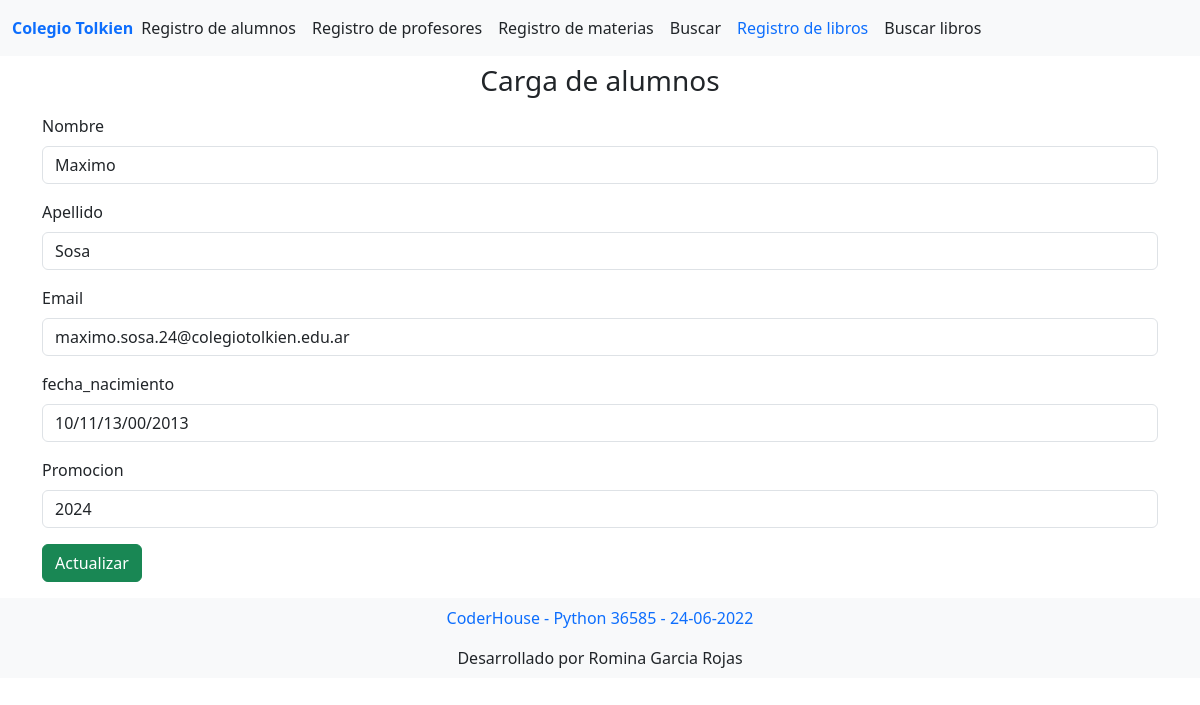
The page /actualizar/6 on the database as committed earlier.
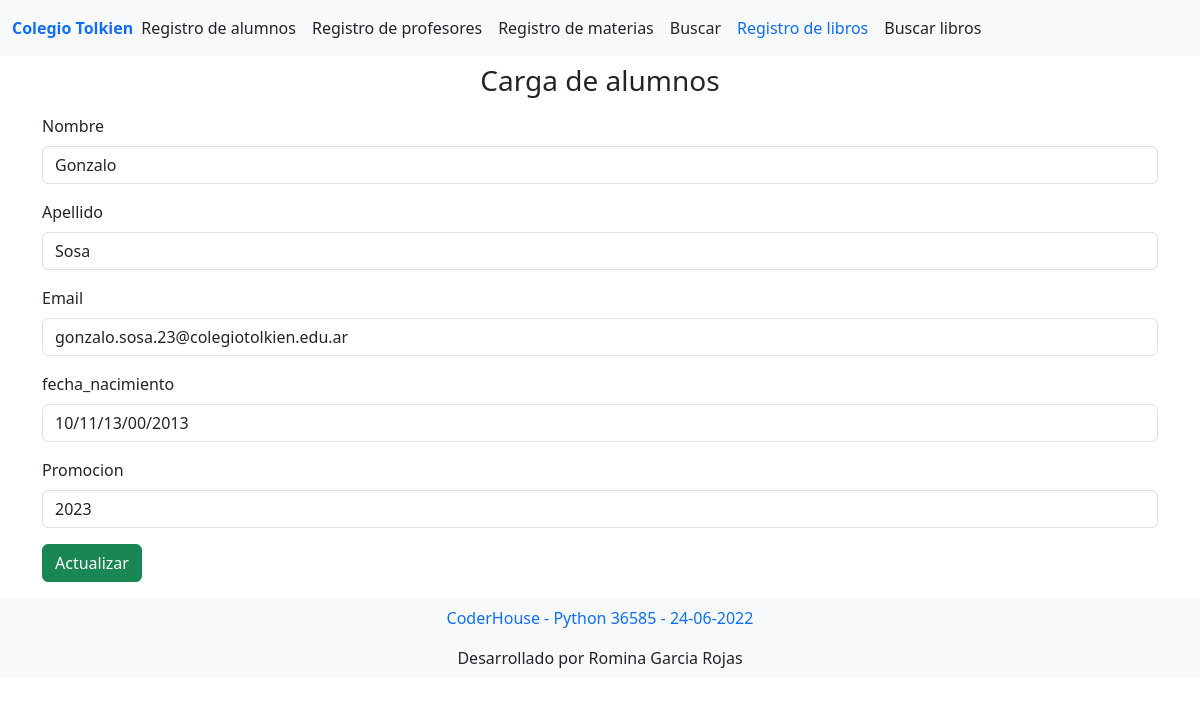
The same page on the database as committed later.
### alumnos/models.py (models this page shows)
class Persona(models.Model):
    nombre = models.CharField(max_length=100)
    apellido = models.CharField(max_length=100)
    email = models.CharField(max_length=100)
    fecha_nacimiento = models.DateField()
    promocion = models.IntegerField()

### alumnos/views.py (the view, shortened to what this page needs)
# urls.py: path('actualizar/', views.actualizar, name="actualizar_action"),
def actualizar(request, identificador=''):
    if request.method == "GET":
        persona = get_object_or_404(Persona, pk=int(identificador))
        initial = {
            "id": persona.id,
            "nombre": persona.nombre,
            "apellido": persona.apellido,
            "email": persona.email,
            "fecha_nacimiento": persona.fecha_nacimiento.strftime("%D/%M/%Y"),
            "promocion": persona.promocion,
        }
        form_actualizar = ActualizarPersonaForm(initial=initial)
        return render(request, 'alumnos/form_carga.html', {'form': form_actualizar, 'actualizar': True})

### alumnos/forms.py
class ActualizarPersonaForm(PersonaForm):
    id = forms.IntegerField(widget = forms.HiddenInput())

### alumnos/templates/alumnos/form_carga.html (shortened to what this page needs)
{% extends "alumnos/index.html" %}
{% load bootstrap5 %}
{% block cuerpo %}
<div class="container">
   <div class="row">
     <div class="col">
      <h3 class="py-2 text-dark text-center">Carga de alumnos</h3>
     </div>
     </div>
     <div class="row">
     <div class="col">
        {% if actualizar %}
          <form action="{% url  'actualizar_action' %}" method="post">
        {% else %}
          <form action="{% url  'agregar'%}" method="post">
        {% endif %}
         {% bootstrap_form form %}
         {% if actualizar %}
         {% bootstrap_button "Actualizar" button_type="submit" button_class="btn-success" href=actualizar_url %}
       {% endif %}
      </form>
     </div>
   </div>
 </div>
{% endblock %}

Rows that differ between the two databases and show on the page:
changed Persona "Sosa": nombre "Maximo" → "Gonzalo"; email "maximo.sosa.24@colegiotolkien.edu.ar" → "gonzalo.sosa.23@colegiotolkien.edu.ar"; promocion "2024" → "2023"
